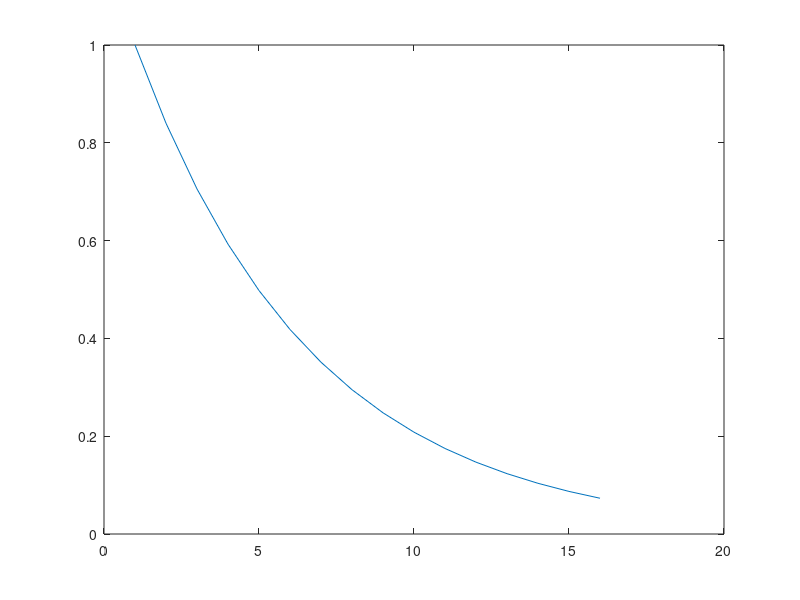
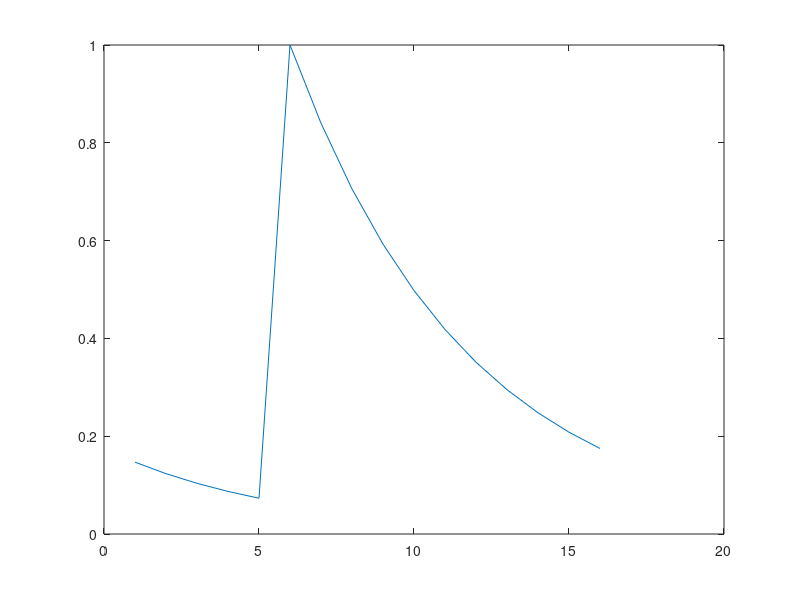
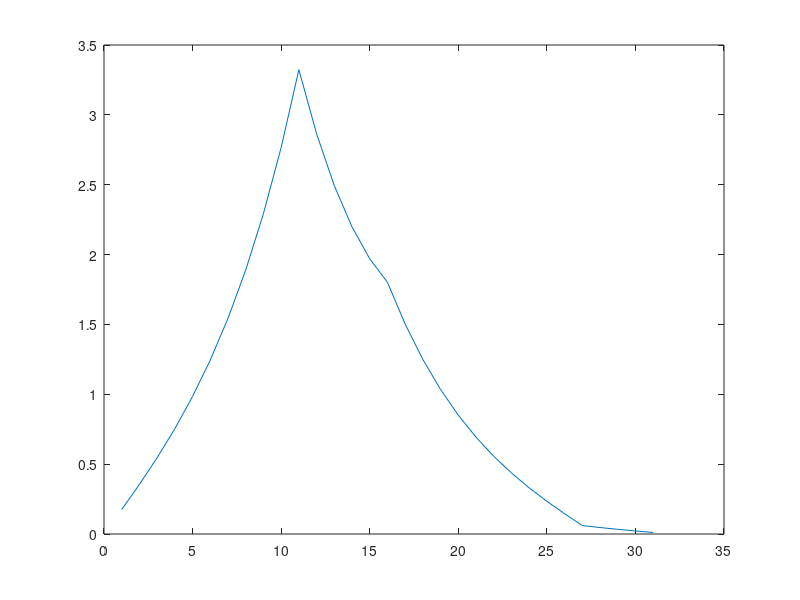
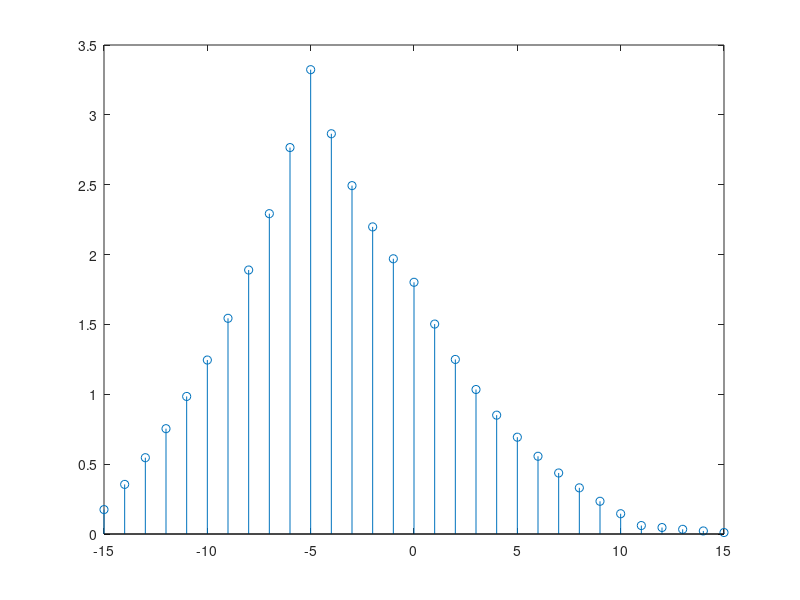

MATLAB code to generate these figures, in order:
#{
eton@240113 learn correlation and convelotion.
https://ww2.mathworks.cn/help/signal/correlation-and-convolution.html
https://ww2.mathworks.cn/help/matlab/ref/xcorr.html
#}

pkg load signal;
close all;
clearvars;

n = 0:15;
x = 0.84.^n;
plot(x);
figure;
y = circshift(x,5);
plot(y);figure;
[c,lags] = xcorr(x,y);
plot(c);
figure;
stem(lags,c); # The data values are indicated by circles terminating each stem.

